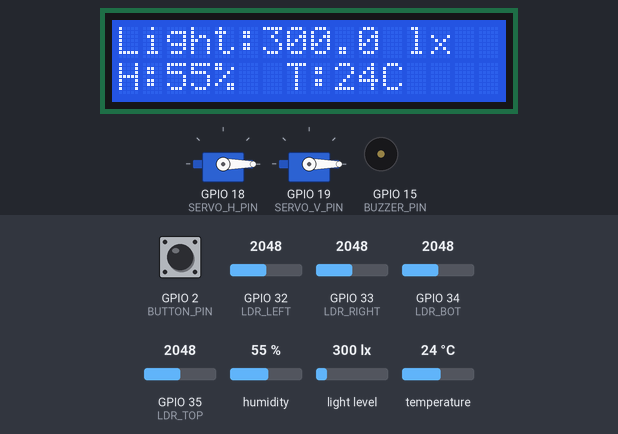
Bench run of a sketch on a simulated ESP32. Shown: 16×2 character LCD, 2 × servo, buzzer (waves = sounding, pin HIGH). The inputs (shaded band) are chosen by the test bench; at power-on: humidity 55 %, light level 300 lx, temperature 24 °C, GPIO 2 (BUTTON_PIN) HIGH, GPIO 32 (LDR_LEFT) = 2048, GPIO 33 (LDR_RIGHT) = 2048, GPIO 34 (LDR_BOT) = 2048, GPIO 35 (LDR_TOP) = 2048. What the sketch prints to the serial monitor is not drawn.

Above: at 1.2 s.
1.3 s: humidity set to 22 %
At 4.3 s:
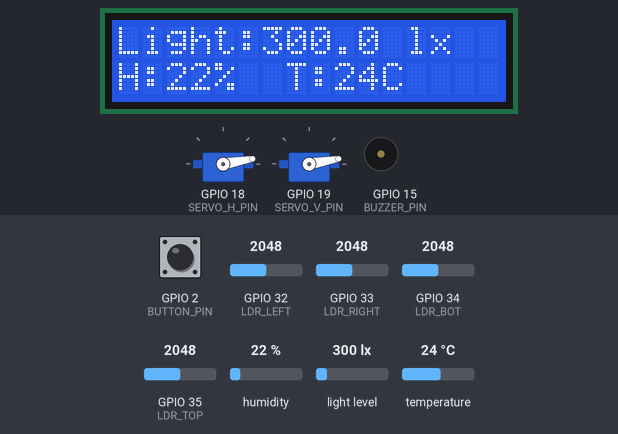
4.5 s: light level set to 40 lx
At 6.3 s:
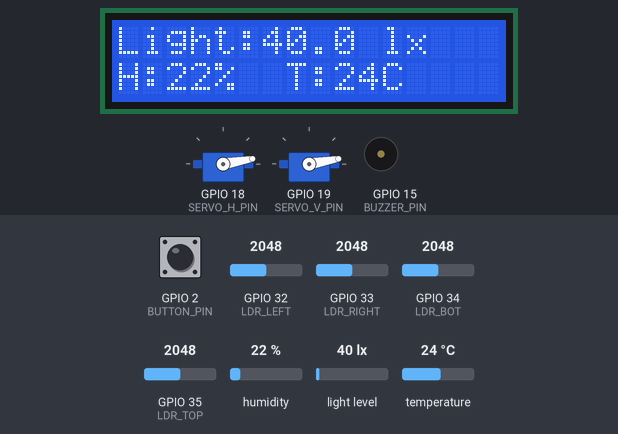
7.2 s: temperature set to 12 °C
At 10.0 s:
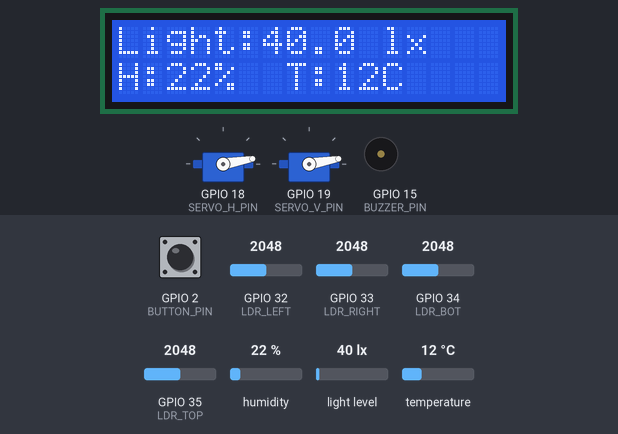
10.2 s: light level set to 500 lx
At 12.0 s:
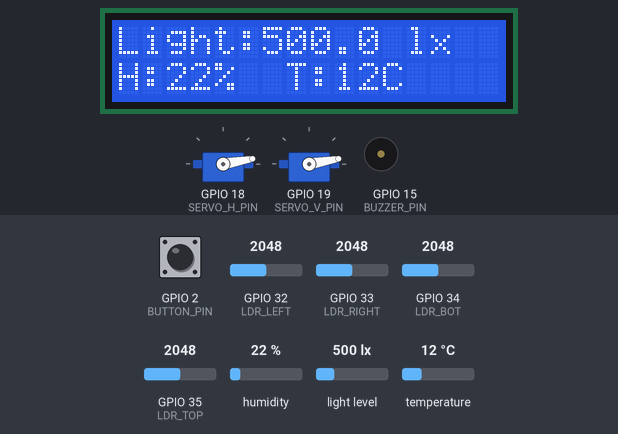
12.9 s: humidity set to 40 %
At 15.6 s:
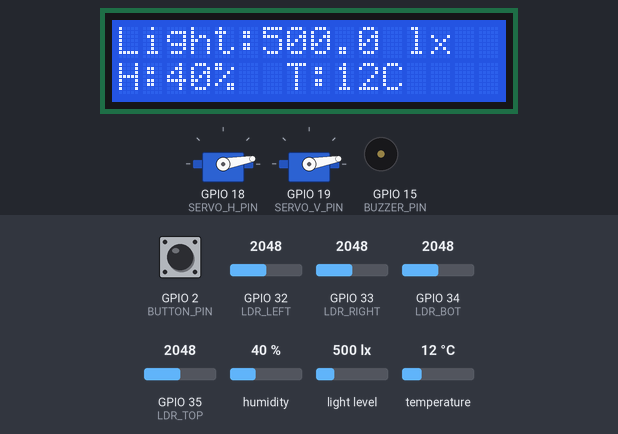
15.8 s: light level set to 1000 lx
At 17.8 s:
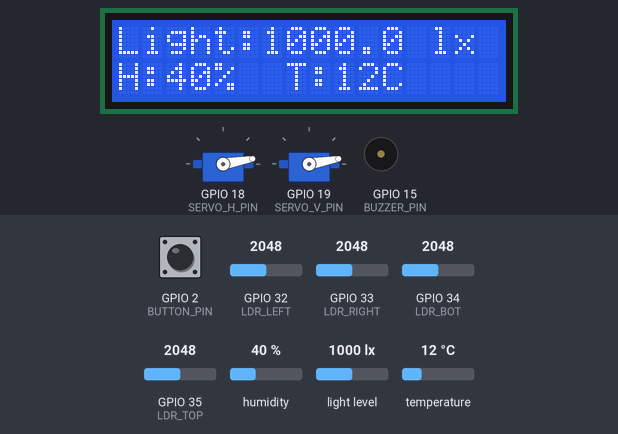
Timing chart, 0 to 19.5 s (numbered marks = the images above; inputs shaded):
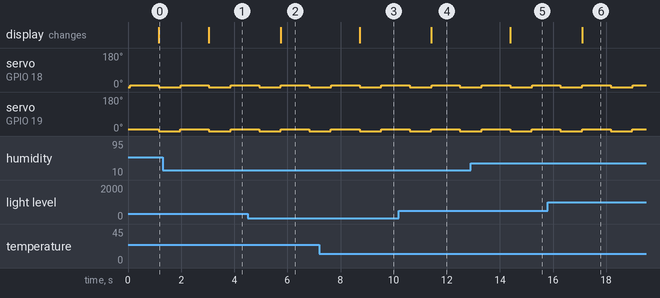

The sketch:

EPS32_Starter_File.ino
```cpp
#include <Wire.h>
#include <LCD_I2C.h>
#include <ESP32Servo.h>
#include <DHT11.h>
#include <BH1750.h>

/* ------------------- DEFINES ------------------- */


#define BUZZER_PIN 15
#define BUTTON_PIN 2

#define SERVO_H_PIN 18
#define SERVO_V_PIN 19

#define LDR_BOT 34
#define LDR_TOP 35
#define LDR_LEFT 32
#define LDR_RIGHT 33

/* ------------------- OBJECTS ------------------- */
LCD_I2C lcd(0x27, 16, 2);
DHT11 dht(4);
BH1750 lightMeter;

Servo servohori;
Servo servoverti;

/* ------------------- VARIABLES ------------------- */
int servoh = 0;
int servov = 0;

int servohLimitHigh = 180;
int servohLimitLow  = 10;
int servovLimitHigh = 180;
int servovLimitLow  = 10;

int h, c;
float lux = 0;

/* ------------------- BUZZER PWM ------------------- */
const int buzzerChannel = 0;
const int buzzerFreq = 1000;
const int buzzerResolution = 8;

/* ------------------- SETUP ------------------- */
void setup()
{
  Serial.begin(115200);

  pinMode(BUTTON_PIN, INPUT_PULLUP);
  pinMode(BUZZER_PIN, OUTPUT);

  Wire.begin(21, 22);   // SDA, SCL

  lcd.begin();
  lcd.backlight();


  lightMeter.begin(BH1750::CONTINUOUS_HIGH_RES_MODE);


  servohori.attach(SERVO_H_PIN);
  servoverti.attach(SERVO_V_PIN);

  servohori.write(0);
  servoverti.write(0);
}

/* ------------------- LOOP ------------------- */
void loop()
{
  readLightIntensity();
  servoTracking();
  dht11_Read();

  if (digitalRead(BUTTON_PIN) == HIGH)
  {
    servoverti.write(0);
    servohori.write(0);
    buzzer_tone(1);
  }
  else
  {
    buzzer_tone(0);
  }

  delay(800);
}

/* ------------------- LIGHT SENSOR ------------------- */
void readLightIntensity()
{
  lux = lightMeter.readLightLevel();

  if (lux < 0 || lux > 120000)  // Safety check
    lux = 0;

  lcd.setCursor(0, 0);
  lcd.print("Light:");
  lcd.print(lux, 1);
  lcd.print(" lx ");

  Serial.print("Light Intensity: ");
  Serial.print(lux);
  Serial.println(" lx");
}

/* ------------------- SERVO TRACKING ------------------- */
void servoTracking()
{
  servoh = servohori.read();
  servov = servoverti.read();

  int left  = analogRead(LDR_LEFT);
  int right = analogRead(LDR_RIGHT);
  int top   = analogRead(LDR_TOP);
  int bot   = analogRead(LDR_BOT);

  if (top < bot) servov -= 5;
  else if (bot < top) servov += 5;

  servov = constrain(servov, servovLimitLow, servovLimitHigh);
  servoverti.write(servov);
  delay(8);

  if (left > right) servoh -= 5;
  else if (right > left) servoh += 5;

  servoh = constrain(servoh, servohLimitLow, servohLimitHigh);
  servohori.write(servoh);
  delay(8);
}

/* ------------------- BUZZER ------------------- */
void buzzer_tone(int buz)
{
  if (buz == 1)
    ledcWriteTone(buzzerChannel, buzzerFreq);
  else
    ledcWriteTone(buzzerChannel, 0);
}

/* ------------------- DHT11 ------------------- */
void dht11_Read()
{
  h = dht.readHumidity();
  c = dht.readTemperature();

  lcd.setCursor(0, 1);
  lcd.print("H:");
  lcd.print(h);
  lcd.print("% ");

  lcd.setCursor(7, 1);
  lcd.print("T:");
  lcd.print(c);
  lcd.print("C ");

  Serial.print("Humidity: ");
  Serial.print(h);
  Serial.print(" %  Temperature: ");
  Serial.println(c);
}
```

Measured:
- after the input at 1.3 s, the display: changes after 1.7 s (image 1)
- after the input at 4.5 s, the display: changes after 1.3 s (image 2)
- after the input at 7.2 s, the display: changes after 1.5 s (image 3)
- after the input at 10.2 s, the display: changes after 1.2 s (image 4)
- after the input at 12.9 s, the display: changes after 1.5 s (image 5)
- after the input at 15.8 s, the display: changes after 1.3 s (image 6)
- by itself, servo on GPIO 18 (SERVO_H_PIN), servo on GPIO 19 (SERVO_V_PIN): alternates 10° for 1.1 s and 0° for 0.82 s
